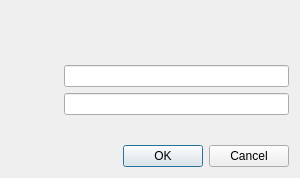
<?xml version="1.0" encoding="UTF-8"?>
<ui version="4.0">
 <class>PasswordPromptDialog</class>
 <widget class="QDialog" name="PasswordPromptDialog">
  <property name="geometry">
   <rect>
    <x>0</x>
    <y>0</y>
    <width>300</width>
    <height>178</height>
   </rect>
  </property>
  <property name="minimumSize">
   <size>
    <width>300</width>
    <height>0</height>
   </size>
  </property>
  <property name="windowTitle">
   <string/>
  </property>
  <property name="modal">
   <bool>true</bool>
  </property>
  <layout class="QVBoxLayout" name="verticalLayout">
   <item>
    <layout class="QHBoxLayout" name="horizontalLayout_2">
     <item>
      <widget class="QLabel" name="iconLabel">
       <property name="minimumSize">
        <size>
         <width>48</width>
         <height>48</height>
        </size>
       </property>
       <property name="maximumSize">
        <size>
         <width>48</width>
         <height>16777215</height>
        </size>
       </property>
       <property name="pixmap">
        <pixmap resource="../resources/qsu.qrc">:/icons/lock.png</pixmap>
       </property>
       <property name="alignment">
        <set>Qt::AlignLeading|Qt::AlignLeft|Qt::AlignVCenter</set>
       </property>
      </widget>
     </item>
     <item>
      <widget class="QLabel" name="infoLabel">
       <property name="font">
        <font>
         <weight>75</weight>
         <bold>true</bold>
        </font>
       </property>
       <property name="text">
        <string/>
       </property>
       <property name="alignment">
        <set>Qt::AlignLeading|Qt::AlignLeft|Qt::AlignVCenter</set>
       </property>
       <property name="wordWrap">
        <bool>true</bool>
       </property>
      </widget>
     </item>
    </layout>
   </item>
   <item>
    <layout class="QHBoxLayout" name="horizontalLayout">
     <item>
      <spacer name="horizontalSpacer">
       <property name="orientation">
        <enum>Qt::Horizontal</enum>
       </property>
       <property name="sizeType">
        <enum>QSizePolicy::Preferred</enum>
       </property>
       <property name="sizeHint" stdset="0">
        <size>
         <width>40</width>
         <height>20</height>
        </size>
       </property>
      </spacer>
     </item>
     <item>
      <layout class="QFormLayout" name="formLayout">
       <item row="0" column="0">
        <widget class="QLabel" name="userLabel">
         <property name="text">
          <string/>
         </property>
         <property name="buddy">
          <cstring>userLineEdit</cstring>
         </property>
        </widget>
       </item>
       <item row="0" column="1">
        <widget class="QLineEdit" name="userLineEdit">
         <property name="readOnly">
          <bool>true</bool>
         </property>
        </widget>
       </item>
       <item row="1" column="0">
        <widget class="QLabel" name="promptLabel">
         <property name="text">
          <string/>
         </property>
         <property name="buddy">
          <cstring>passwordLineEdit</cstring>
         </property>
        </widget>
       </item>
       <item row="1" column="1">
        <widget class="QLineEdit" name="passwordLineEdit">
         <property name="echoMode">
          <enum>QLineEdit::Password</enum>
         </property>
        </widget>
       </item>
      </layout>
     </item>
    </layout>
   </item>
   <item>
    <widget class="QLabel" name="errorLabel">
     <property name="palette">
      <palette>
       <active>
        <colorrole role="WindowText">
         <brush brushstyle="SolidPattern">
          <color alpha="255">
           <red>107</red>
           <green>51</green>
           <blue>52</blue>
          </color>
         </brush>
        </colorrole>
       </active>
       <inactive>
        <colorrole role="WindowText">
         <brush brushstyle="SolidPattern">
          <color alpha="255">
           <red>107</red>
           <green>51</green>
           <blue>52</blue>
          </color>
         </brush>
        </colorrole>
       </inactive>
       <disabled>
        <colorrole role="WindowText">
         <brush brushstyle="SolidPattern">
          <color alpha="255">
           <red>128</red>
           <green>128</green>
           <blue>128</blue>
          </color>
         </brush>
        </colorrole>
       </disabled>
      </palette>
     </property>
     <property name="font">
      <font>
       <weight>75</weight>
       <bold>true</bold>
      </font>
     </property>
     <property name="text">
      <string/>
     </property>
     <property name="alignment">
      <set>Qt::AlignCenter</set>
     </property>
     <property name="wordWrap">
      <bool>true</bool>
     </property>
    </widget>
   </item>
   <item>
    <widget class="QDialogButtonBox" name="buttonBox">
     <property name="standardButtons">
      <set>QDialogButtonBox::Cancel|QDialogButtonBox::Ok</set>
     </property>
    </widget>
   </item>
  </layout>
 </widget>
 <tabstops>
  <tabstop>passwordLineEdit</tabstop>
  <tabstop>buttonBox</tabstop>
  <tabstop>userLineEdit</tabstop>
  <tabstop>passwordLineEdit_2</tabstop>
 </tabstops>
 <resources>
  <include location="../resources/qsu.qrc"/>
 </resources>
 <connections>
  <connection>
   <sender>buttonBox</sender>
   <signal>accepted()</signal>
   <receiver>PasswordPromptDialog</receiver>
   <slot>accept()</slot>
   <hints>
    <hint type="sourcelabel">
     <x>144</x>
     <y>101</y>
    </hint>
    <hint type="destinationlabel">
     <x>1</x>
     <y>5</y>
    </hint>
   </hints>
  </connection>
  <connection>
   <sender>buttonBox</sender>
   <signal>rejected()</signal>
   <receiver>PasswordPromptDialog</receiver>
   <slot>reject()</slot>
   <hints>
    <hint type="sourcelabel">
     <x>244</x>
     <y>106</y>
    </hint>
    <hint type="destinationlabel">
     <x>213</x>
     <y>3</y>
    </hint>
   </hints>
  </connection>
 </connections>
</ui>
